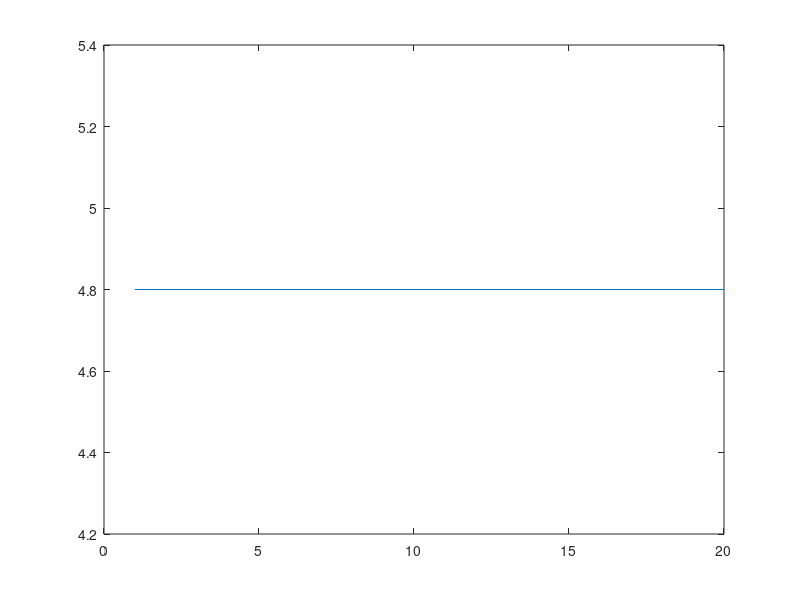

Reproduce this figure in MATLAB. (Note: this script raises an error after producing the figure.)
gamma = 4;
alpha = 1.2;
sigma = 0.01;

G = [1 0.2 0.1
    0.1 2 0.1
    0.3 0.1 3];

g = diag(diag(G));
gg = diag(G)*(ones(1,size(G,1)));

A = ((G-g)./gg)*(alpha*gamma);

clear gg;
clear g;

b = ones(size(A,1),1)*(alpha*gamma*sigma);

recib = 1./diag(G);

b = b.*recib;

clear recib;
clear o;

p(:,1) = rand(3,1);

figure;
plot(ones(20,1)*alpha*gamma);
hold on;
for t = 1:20
    
    S(:,t) = sinr(G,p(:,t),sigma);
    p(:,t+1) = A*p(:,t) + b;

    plot(S(3,1:t),'r')
    plot(p(3,1:t),'b')
    hold on;
    pause(0.1)
    grid on;
    
end    
  





